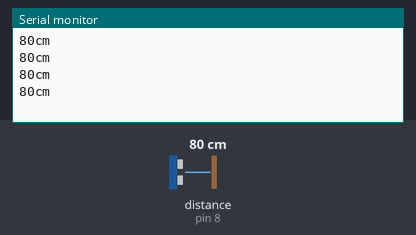
Bench run of a sketch on a simulated Arduino Uno, built with avr-gcc and run on an emulated ATmega328P. On the bench: the last lines printed to the serial monitor. Wiring (inferred from the names in the program): ultrasonic range finder: trigger pin 9; echo pin 8. The inputs (shaded band) are chosen by the test bench; at power-on: distance to the obstacle (sensor on pin 8) 80 cm. The echo pulse lasts 58.3 µs per cm.

Above: at 1.2 s.
1.3 s: distance to the obstacle (sensor on pin 8) set to 2 cm
At 1.73 s:
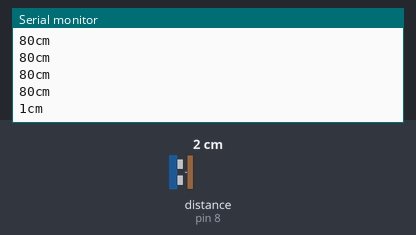
2.8 s: distance to the obstacle (sensor on pin 8) set to 4 cm
At 2.94 s:
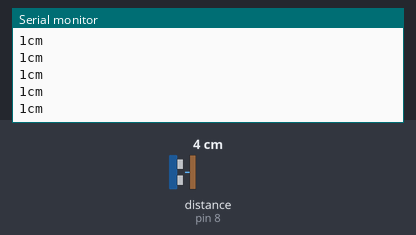
Timing chart, 0 to 5.8 s (numbered marks = the images above; inputs shaded):
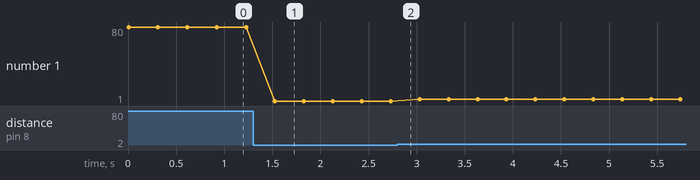

The sketch:

pulseTest.ino
```cpp
#define trig 9
#define echo 8
//2cm이상부터 정확
//최소 1cm단위 가능, 투입구의 간격은 2cm정도
void setup()
{
  Serial.begin(9600);
  pinMode(trig, OUTPUT); // 센서 Trig 핀
  pinMode(echo, INPUT); // 센서 Echo 핀
}

void loop()
{
  long duration, cm;

  digitalWrite(trig, HIGH); // 센서에 Trig 신호 입력
  delayMicroseconds(10); // 10us 정도 유지
  digitalWrite(trig, LOW); // Trig 신호 off

  duration = pulseIn(echo, HIGH); // Echo pin: HIGH->Low 간격을 측정
  cm = microsecondsToCentimeters(duration); // 거리(cm)로 변환

  Serial.print(cm);
  Serial.print("cm");
  Serial.println();

  delay(300); // 0.3초 대기 후 다시 측정
}

long microsecondsToCentimeters(long microseconds)
{
  // The speed of sound is 340 m/s or 29 microseconds per centimeter.
  // The ping travels out and back, so to find the distance of the
  // object we take half of the distance travelled.
  return microseconds / 29 / 2;
}
```

Measured:
- after the input at 1.3 s, the serial monitor: prints a new line after 0.23 s (image 1)
- plotted number 1: 80 → 1 after the input at 1.3 s, 1 → 3 after the input at 2.8 s
